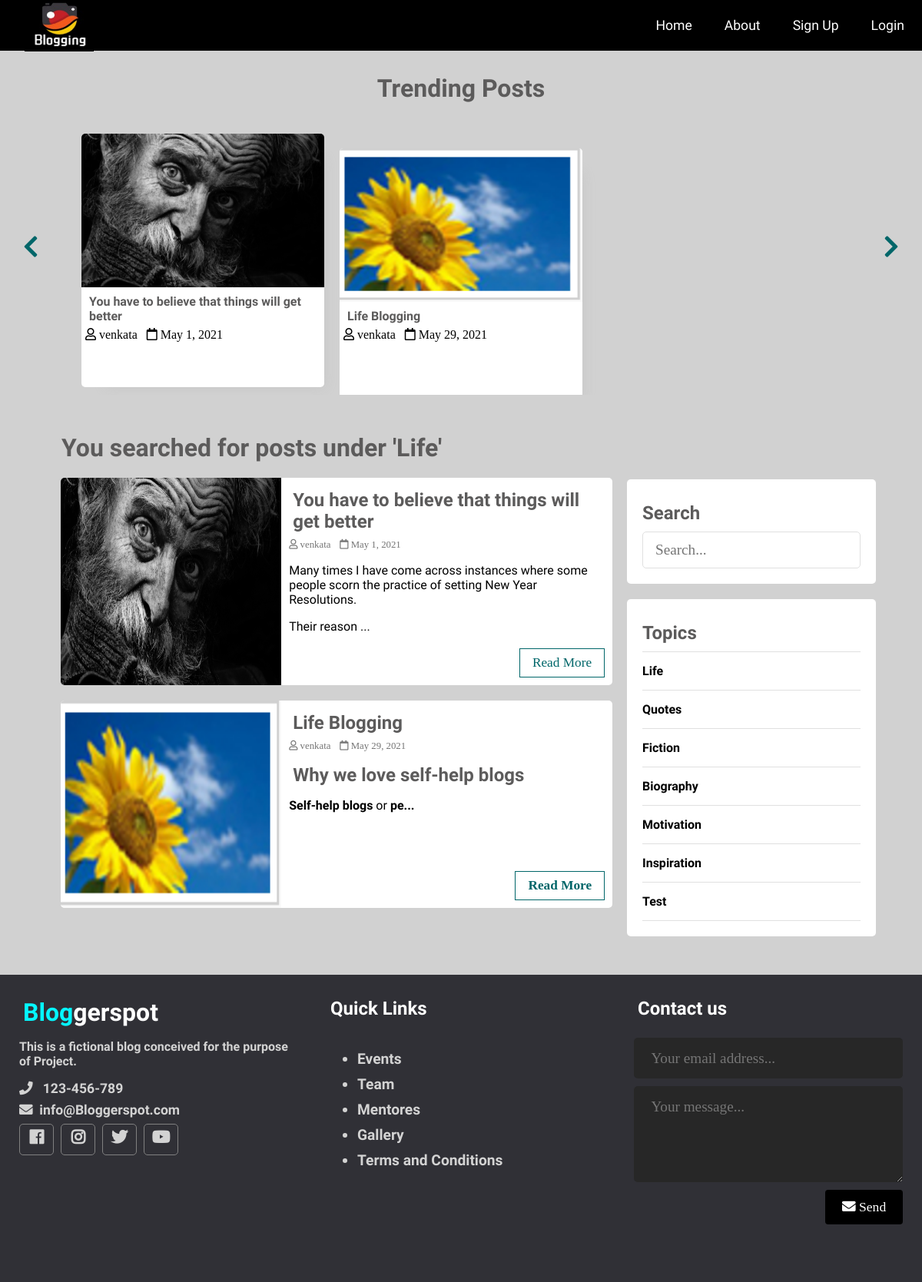
The app's page /index.php?t_id=2&name=Life with its own data.
### tables this page shows
CREATE TABLE `posts` (
  `id` int(11) NOT NULL,
  `user_id` int(11) NOT NULL,
  `topic_id` int(11) DEFAULT NULL,
  `title` varchar(255) NOT NULL,
  `image` varchar(255) NOT NULL,
  `body` text NOT NULL,
  `published` tinyint(4) NOT NULL,
  `created_at` datetime NOT NULL DEFAULT current_timestamp()
);

CREATE TABLE `users` (
  `id` int(11) NOT NULL,
  `admin` tinyint(4) NOT NULL,
  `username` varchar(255) NOT NULL,
  `email` varchar(255) NOT NULL,
  `password` varchar(255) NOT NULL,
  `created_at` timestamp NOT NULL DEFAULT current_timestamp()
);

CREATE TABLE `topics` (
  `id` int(11) NOT NULL,
  `name` varchar(100) NOT NULL,
  `description` text NOT NULL
);

### app/database/db.php (called while the page is built, shortened)
<?php
require('connect.php');
function executeQuery($sql, $data)
{
    global $conn;
    $stmt = $conn->prepare($sql);
    $values = array_values($data);
    $types = str_repeat('s', count($values));
    $stmt->bind_param($types, ...$values);
    $stmt->execute();
    return $stmt;
}
function selectAll($table, $conditions = [])
{
    global $conn;
    $sql = "SELECT * FROM $table";
    if (empty($conditions)) {
        $stmt = $conn->prepare($sql);
        $stmt->execute();
        $records = $stmt->get_result()->fetch_all(MYSQLI_ASSOC);
        return $records;
    }
}
function getPostsByTopicId($topic_id)
{
    $sql = "SELECT p.*, u.username FROM posts AS p JOIN users AS u ON p.user_id=u.id WHERE p.published=? AND topic_id=?";
    $stmt = executeQuery($sql, ['published' => 1, 'topic_id' => $topic_id]);
    $records = $stmt->get_result()->fetch_all(MYSQLI_ASSOC);
    return $records;
}

### app/controllers/topics.php (called while the page is built, shortened)
<?php
include(ROOT_PATH . "/app/database/db.php");
$table = 'topics';
$topics = selectAll($table);

### index.php (the view, shortened to what this page needs)
<?php
include(ROOT_PATH . "/app/controllers/topics.php");
$posts = array();
$postsTitle = 'Recent Posts';
if (isset($_GET['t_id'])) {
  $posts = getPostsByTopicId($_GET['t_id']);
  $postsTitle = "You searched for posts under '" . $_GET['name'] . "'";
} else if (isset($_POST['search-term'])) {
  $postsTitle = "You searched for '" . $_POST['search-term'] . "'";
  $posts = searchPosts($_POST['search-term']);
} else {
  $posts = getPublishedPosts();
}
?>
<!DOCTYPE html>
<html lang="en">
<head>
  <link rel="stylesheet" href="https://use.fontawesome.com/releases/v5.7.2/css/all.css"
>
  <link rel="stylesheet" href="assets/css/style.css">
</head>
<body>
  <?php include(ROOT_PATH . "/app/includes/header.php"); ?>
  <div class="page-wrapper">
    <div class="post-slider">
      <h1 class="slider-title">Trending Posts</h1>
      <i class="fas fa-chevron-left prev"></i>
      <i class="fas fa-chevron-right next"></i>
      <div class="post-wrapper">
        <?php foreach ($posts as $post): ?>
          <div class="post">
            <img src="<?php echo BASE_URL . '/assets/images/' . $post['image']; ?>" alt="" class="slider-image">
            <div class="post-info">
              <h4><a href="single.php?id=<?php echo $post['id']; ?>"><?php echo $post['title']; ?></a></h4>
              <i class="far fa-user"> <?php echo $post['username']; ?></i>
              <i class="far fa-calendar"> <?php echo date('F j, Y', strtotime($post['created_at'])); ?></i>
            </div>
          </div>
        <?php endforeach; ?>
      </div>
    </div>
    <div class="content clearfix">
      <div class="main-content">
        <h1 class="recent-post-title"><?php echo $postsTitle ?></h1>
        <?php foreach ($posts as $post): ?>
          <div class="post clearfix">
            <img src="<?php echo BASE_URL . '/assets/images/' . $post['image']; ?>" alt="" class="post-image">
            <div class="post-preview">
              <h2><a href="single.php?id=<?php echo $post['id']; ?>"><?php echo $post['title']; ?></a></h2>
              <i class="far fa-user"> <?php echo $post['username']; ?></i>
              <i class="far fa-calendar"> <?php echo date('F j, Y', strtotime($post['created_at'])); ?></i>
              <p class="preview-text">
                <?php echo html_entity_decode(substr($post['body'], 0, 150) . '...'); ?>
              </p>
              <a href="single.php?id=<?php echo $post['id']; ?>" class="btn read-more">Read More</a>
            </div>
          </div>
        <?php endforeach; ?>
      </div>
      <div class="sidebar">
        <div class="section search">
          <h2 class="section-title">Search</h2>
          <form action="index.php" method="post">
            <input type="text" name="search-term" class="text-input" placeholder="Search...">
          </form>
        </div>
        <div class="section topics">
          <h2 class="section-title">Topics</h2>
          <ul>
            <?php foreach ($topics as $key => $topic): ?>
              <li><a href="<?php echo BASE_URL . '/index.php?t_id=' . $topic['id'] . '&name=' . $topic['name'] ?>"><?php echo $topic['name']; ?></a></li>
            <?php endforeach; ?>
          </ul>
        </div>
      </div>
    </div>
  </div>
  <?php include(ROOT_PATH . "/app/includes/footer.php"); ?>
</body>
</html>

### assets/css/style.css (style rules this page uses)
* { box-sizing: border-box }
html, body { height: 100%; padding: 0px; margin: 0px; background-color: rgb(209 209 209); font-family: 'Acme'; }
h1, h2, h3, h4, h5, h6 { font-family: 'Trade winds'; color: #5c5b5b; margin: 5px; }
a { text-decoration: none; color: inherit; }
.clearfix::after { content: ''; display: block; clear: both; }
.btn { padding: 0.5rem 1rem; background: #000000; color: white; border: 1px solid transparent; border-radius: 0.25rem; font-size: 1.08em; font-family: 'Lora', serif; }
.text-input { padding: .7rem 1rem; display: block; width: 100%; border-radius: 5px; border: 1px solid #e0e0e0; outline: none; color: #444; line-height: 1.5rem; font-size: 1.2em; font-family: 'Lora', serif; }
.page-wrapper { min-height: 100%; }
.post-slider { position: relative; }
.post-slider .slider-title { text-align: center; margin: 30px auto; }
.post-slider .next { position: absolute; top: 50%; right: 30px; font-size: 2em; color: #006669; cursor: pointer; }
.post-slider .prev { position: absolute; top: 50%; left: 30px; font-size: 2em; color: #006669; cursor: pointer; }
.post-slider .post-wrapper { width: 84%; height: 350px; margin: 0px auto; overflow: hidden; padding: 10px 0px 10px 0px; }
.post-slider .post-wrapper .post { width: 300px; height: 330px; margin: 0px 10px; display: inline-block; background: white; border-radius: 5px; box-shadow: 1rem 1rem 1rem -1rem #a0a0a033; }
.post-slider .post-wrapper .post .post-info { height: 130px; padding: 0px 5px; }
.post-slider .post-wrapper .post .slider-image { width: 100%; height: 200px; border-top-left-radius: 5px; border-top-right-radius: 5px; }
.content { width: 90%; margin: 30px auto 30px; }
.content .main-content { width: 70%; float: left; }
.content .main-content .post { width: 95%; height: 270px; margin: 20px auto; border-radius: 5px; background: white; position: relative; }
.content .main-content .post .post-preview i { color: #757575; font-size: 0.8em; }
.content .main-content .post .preview-text { line-height: 1.5em; font-size: 1.03em; color: #444; }
.content .main-content .post .read-more { position: absolute; bottom: 10px; right: 10px; border: 1px solid #006669; background: transparent; border-radius: 0px; color: #006669 !important; }
.content .main-content .post .post-image { width: 40%; height: 100%; float: left; border-top-left-radius: 5px; border-bottom-left-radius: 5px; }
.content .main-content .post .post-preview { width: 60%; padding: 10px; float: right; }
.content .main-content .recent-post-title { margin: 20px; }
.content .sidebar { width: 30%; float: left; }
.content .sidebar .section { background: white; padding: 20px; border-radius: 5px; margin-bottom: 20px; }
.content .sidebar .section .section-title { margin: 10px 0px 10px 0px; }
.content .sidebar .section.search { margin-top: 80px; }
.content .sidebar .section.topics ul { margin: 0px; padding: 0px; list-style: none; border-top: 1px solid #e0e0e0; }
.content .sidebar .section.topics ul li a { display: block; padding: 15px 0px 15px 0px; border-bottom: 1px solid #e0e0e0; transition: all 0.3s; }

### records on screen
posts: image (picture), title "You have to believe that things will get better", user.username "venkata", created_at "May 1, 2021", body "Many times I have come across instances where some people scorn the practice of setting New Year Resolutions. Their reason ..."
posts: image (picture), title "Life Blogging", user.username "venkata", created_at "May 29, 2021", body "Why we love self-help blogs Self-help blogs or pe..."
topics: name "Life"
topics: name "Quotes"
topics: name "Fiction"
topics: name "Biography"
topics: name "Motivation"
topics: name "Inspiration"
topics: name "Test"

### other values on screen
$postsTitle "You searched for posts under 'Life'"
